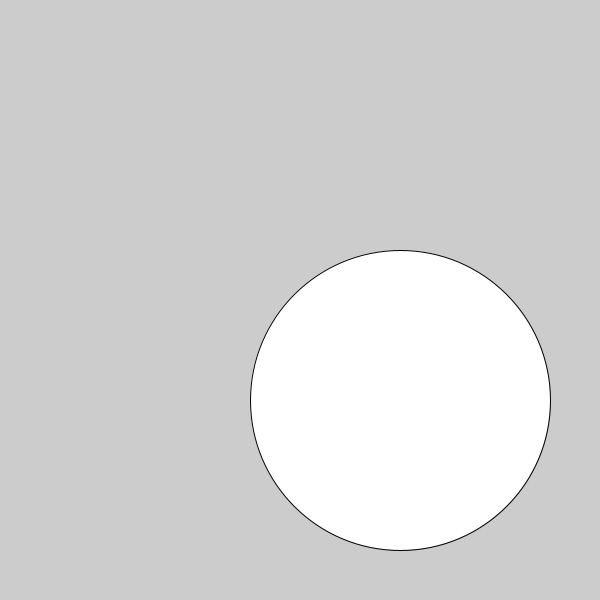
Frame 1 (no input)
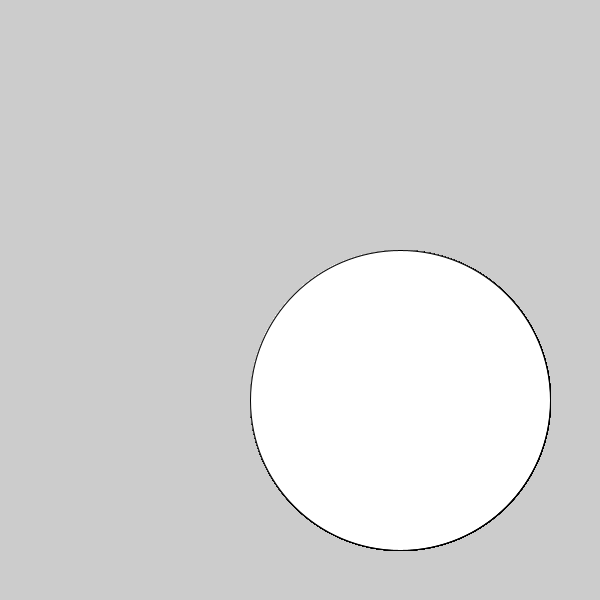
Frame 60 (the mouse pressed at the canvas centre just before this capture)
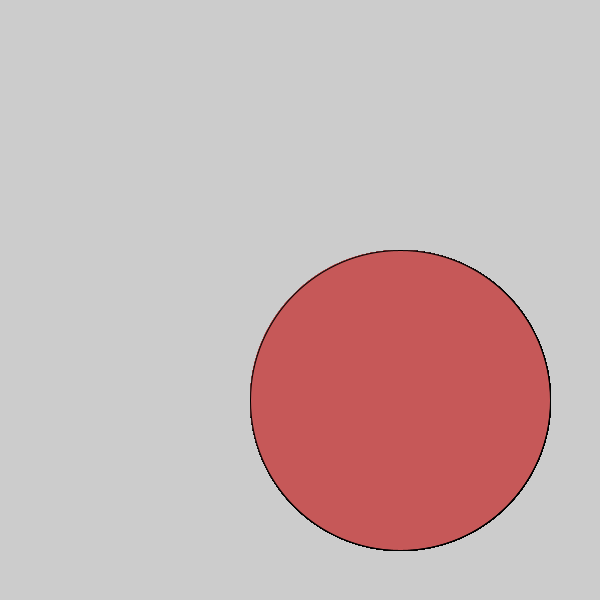
Frame 120 (the mouse held since frame 60 and released just before this capture)

The Processing sketch that drew these frames (run headless with seeded random() and noise(); from frame 60 on, the mouse is pressed at the canvas centre):

// Processing sketch: c_LogicalDot
// ── c_LogicalDot.pde

void setup() {
  
// 1. Set the size of the sketch. Make it 600 pixels square. 
  size(600,600);

}

void draw() {
  
// 2. Draw an ellipse
// Run the program to make sure it works before moving on.

ellipse(400,400, 300,300);
if (mousePressed) {
  fill(#C65858);}
// 3. Change the color of the ellipse when the mouse is pressed.
//    Use the following code, but put your colors where indicated
//    Remember to use the   fill()  command to set colors.

if (mousePressed) {
 
   //  put one color here 
  
} else {
  
   // put a different color here
  
}  
  
  
  
}
